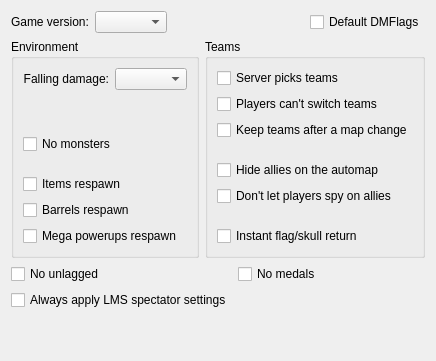
     <widget class="QWidget" name="tabGeneral">
      <attribute name="title">
       <string>General</string>
      </attribute>
      <layout class="QVBoxLayout" name="verticalLayout_6">
       <item>
        <widget class="QWidget" name="widget_8" native="true">
         <layout class="QHBoxLayout" name="horizontalLayout_7">
          <property name="leftMargin">
           <number>0</number>
          </property>
          <property name="topMargin">
           <number>0</number>
          </property>
          <property name="rightMargin">
           <number>0</number>
          </property>
          <property name="bottomMargin">
           <number>0</number>
          </property>
          <item>
           <widget class="QLabel" name="label_15">
            <property name="text">
             <string>Game version:</string>
            </property>
           </widget>
          </item>
          <item>
           <widget class="QComboBox" name="cboGameVersion"/>
          </item>
          <item>
           <spacer name="horizontalSpacer">
            <property name="orientation">
             <enum>Qt::Horizontal</enum>
            </property>
            <property name="sizeHint" stdset="0">
             <size>
              <width>40</width>
              <height>20</height>
             </size>
            </property>
           </spacer>
          </item>
          <item>
           <widget class="QCheckBox" name="cbDefaultDmflags">
            <property name="toolTip">
             <string>&lt;!DOCTYPE HTML PUBLIC &quot;-//W3C//DTD HTML 4.0//EN&quot; &quot;http://www.w3.org/TR/REC-html40/strict.dtd&quot;&gt;
&lt;html&gt;&lt;head&gt;&lt;meta name=&quot;qrichtext&quot; content=&quot;1&quot; /&gt;&lt;style type=&quot;text/css&quot;&gt;
p, li { white-space: pre-wrap; }
&lt;/style&gt;&lt;/head&gt;&lt;body style=&quot; font-family:'MS Shell Dlg 2'; font-size:8.25pt; font-weight:400; font-style:normal;&quot;&gt;
&lt;p style=&quot; margin-top:0px; margin-bottom:0px; margin-left:0px; margin-right:0px; -qt-block-indent:0; text-indent:0px;&quot;&gt;&lt;span style=&quot; font-size:8pt;&quot;&gt;If this is checked then Zandronumq may override some of the settings selected here.&lt;/span&gt;&lt;/p&gt;
&lt;p style=&quot; margin-top:0px; margin-bottom:0px; margin-left:0px; margin-right:0px; -qt-block-indent:0; text-indent:0px;&quot;&gt;&lt;span style=&quot; font-size:8pt;&quot;&gt;(+sv_defaultdmflags)&lt;/span&gt;&lt;/p&gt;&lt;/body&gt;&lt;/html&gt;</string>
            </property>
            <property name="text">
             <string>Default DMFlags</string>
            </property>
           </widget>
          </item>
         </layout>
        </widget>
       </item>
       <item>
        <layout class="QHBoxLayout" name="horizontalLayout">
         <item>
          <widget class="QGroupBox" name="groupBox">
           <property name="title">
            <string>Environment</string>
           </property>
           <layout class="QVBoxLayout" name="verticalLayout_2">
            <item>
             <layout class="QFormLayout" name="formLayout">
              <property name="labelAlignment">
               <set>Qt::AlignRight|Qt::AlignTrailing|Qt::AlignVCenter</set>
              </property>
              <item row="0" column="0">
               <widget class="QLabel" name="label_6">
                <property name="text">
                 <string>Falling damage:</string>
                </property>
                <property name="alignment">
                 <set>Qt::AlignRight|Qt::AlignTrailing|Qt::AlignVCenter</set>
                </property>
               </widget>
              </item>
              <item row="0" column="1">
               <widget class="QComboBox" name="cboFallingDamage"/>
              </item>
             </layout>
            </item>
            <item>
             <widget class="QWidget" name="widget" native="true">
              <property name="minimumSize">
               <size>
                <width>0</width>
                <height>8</height>
               </size>
              </property>
              <property name="maximumSize">
               <size>
                <width>16777215</width>
                <height>8</height>
               </size>
              </property>
             </widget>
            </item>
            <item>
             <widget class="QCheckBox" name="cbNoMonsters">
              <property name="text">
               <string>No monsters</string>
              </property>
             </widget>
            </item>
            <item>
             <widget class="QWidget" name="widget_2" native="true">
              <property name="minimumSize">
               <size>
                <width>0</width>
                <height>8</height>
               </size>
              </property>
              <property name="maximumSize">
               <size>
                <width>16777215</width>
                <height>8</height>
               </size>
              </property>
             </widget>
            </item>
            <item>
             <widget class="QCheckBox" name="cbItemsRespawn">
              <property name="text">
               <string>Items respawn</string>
              </property>
             </widget>
            </item>
            <item>
             <widget class="QCheckBox" name="cbBarrelsRespawn">
              <property name="text">
               <string>Barrels respawn</string>
              </property>
             </widget>
            </item>
            <item>
             <widget class="QCheckBox" name="cbMegaPowerupsRespawn">
              <property name="toolTip">
               <string>Respawn invulnerability and invisibility spheres.</string>
              </property>
              <property name="text">
               <string>Mega powerups respawn</string>
              </property>
             </widget>
            </item>
           </layout>
          </widget>
         </item>
         <item>
          <widget class="QGroupBox" name="groupBox_2">
           <property name="title">
            <string>Teams</string>
           </property>
           <layout class="QVBoxLayout" name="verticalLayout_3">
            <item>
             <widget class="QCheckBox" name="cbServerPicksTeams">
              <property name="text">
               <string>Server picks teams</string>
              </property>
             </widget>
            </item>
            <item>
             <widget class="QCheckBox" name="cbPlayersCantSwitchTeams">
              <property name="text">
               <string>Players can't switch teams</string>
              </property>
             </widget>
            </item>
            <item>
             <widget class="QCheckBox" name="cbKeepTeamsAfterAMapChange">
              <property name="text">
               <string>Keep teams after a map change</string>
              </property>
             </widget>
            </item>
            <item>
             <widget class="QWidget" name="widget_3" native="true">
              <property name="minimumSize">
               <size>
                <width>0</width>
                <height>8</height>
               </size>
              </property>
              <property name="maximumSize">
               <size>
                <width>16777215</width>
                <height>8</height>
               </size>
              </property>
             </widget>
            </item>
            <item>
             <widget class="QCheckBox" name="cbHideAlliesOnTheAutomap">
              <property name="text">
               <string>Hide allies on the automap</string>
              </property>
             </widget>
            </item>
            <item>
             <widget class="QCheckBox" name="cbDontLetPlayersSpyOnAllies">
              <property name="text">
               <string>Don't let players spy on allies</string>
              </property>
             </widget>
            </item>
            <item>
             <widget class="QWidget" name="widget_4" native="true">
              <property name="minimumSize">
               <size>
                <width>0</width>
                <height>8</height>
               </size>
              </property>
              <property name="maximumSize">
               <size>
                <width>16777215</width>
                <height>8</height>
               </size>
              </property>
             </widget>
            </item>
            <item>
             <widget class="QCheckBox" name="cbInstantFlagSkullReturn">
              <property name="text">
               <string>Instant flag/skull return</string>
              </property>
             </widget>
            </item>
           </layout>
          </widget>
         </item>
        </layout>
       </item>
       <item>
        <layout class="QGridLayout" name="gridLayout_6">
         <item row="0" column="0">
          <widget class="QCheckBox" name="cbNoUnlagged">
           <property name="toolTip">
            <string>Don't use ping-based backwards reconciliation for player-fired hitscans and rails.</string>
           </property>
           <property name="text">
            <string>No unlagged</string>
           </property>
          </widget>
         </item>
         <item row="1" column="0">
          <widget class="QCheckBox" name="cbAlwaysApplyLMSSpectatorSettings">
           <property name="toolTip">
            <string>Apply lmsspectatorsettings in all game modes.</string>
           </property>
           <property name="text">
            <string>Always apply LMS spectator settings</string>
           </property>
          </widget>
         </item>
         <item row="0" column="1">
          <widget class="QCheckBox" name="cbNoMedals">
           <property name="toolTip">
            <string>Enforces clients not to show medals, i.e. behave as if cl_medals == 0.</string>
           </property>
           <property name="text">
            <string>No medals</string>
           </property>
          </widget>
         </item>
        </layout>
       </item>
       <item>
        <spacer name="verticalSpacer">
         <property name="orientation">
          <enum>Qt::Vertical</enum>
         </property>
         <property name="sizeHint" stdset="0">
          <size>
           <width>20</width>
           <height>40</height>
          </size>
         </property>
        </spacer>
       </item>
      </layout>
     </widget>
